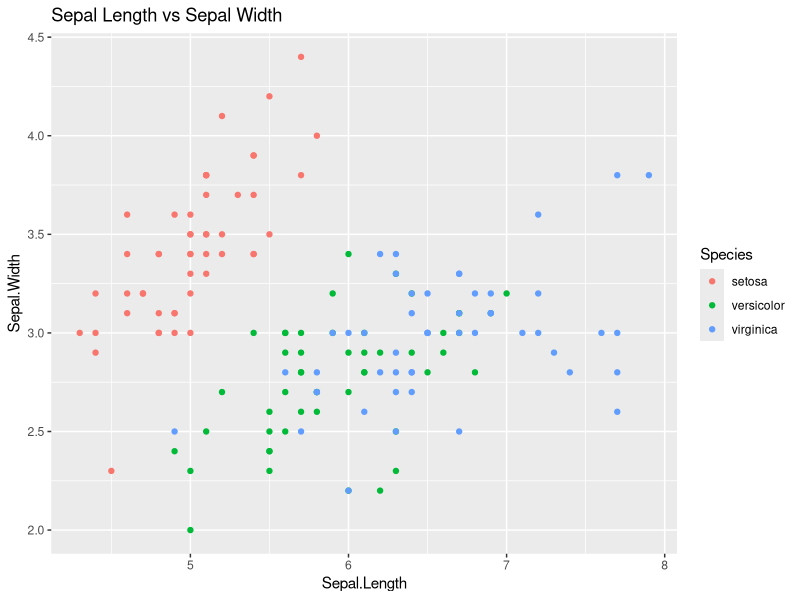

Recreate this plot in R.
library(tidyverse)
library(e1071)
library(ggplot2)

ggplot(iris, aes(x = Sepal.Length, y = Sepal.Width, colour = Species)) +
  geom_point() +
  labs(title = 'Sepal Length vs Sepal Width')

index <- c(1:nrow(iris))

test.index <- sample(index, size = (length(index)/3))
train <- iris[test.index,]
test <- iris[-test.index,]

# Modelo Lineal
model_svm_l <- svm(Species~., data = train, kernel = 'linear')
table(prediction_svm_l = predict(model_svm_l, train), truth = train$Species)

# Modelo Polinomial
model_svm_p <- svm(Species~., data = train, kernel = 'polynomial')
table(prediction_svm_p = predict(model_svm_p, train), truth = train$Species)

# Modelo Radial
model_svm_r <- svm(Species~., data = train, kernel = 'radial')
table(prediction_svm_r = predict(model_svm_r, train), truth = train$Species)

# Modelo sigmoide
model_svm_s <- svm(Species~., data = train, kernel = 'sigmoid')
table(prediction_svm_s = predict(model_svm_s, train), truth = train$Species)

model_svm_l
model_svm_p
model_svm_r
model_svm_s